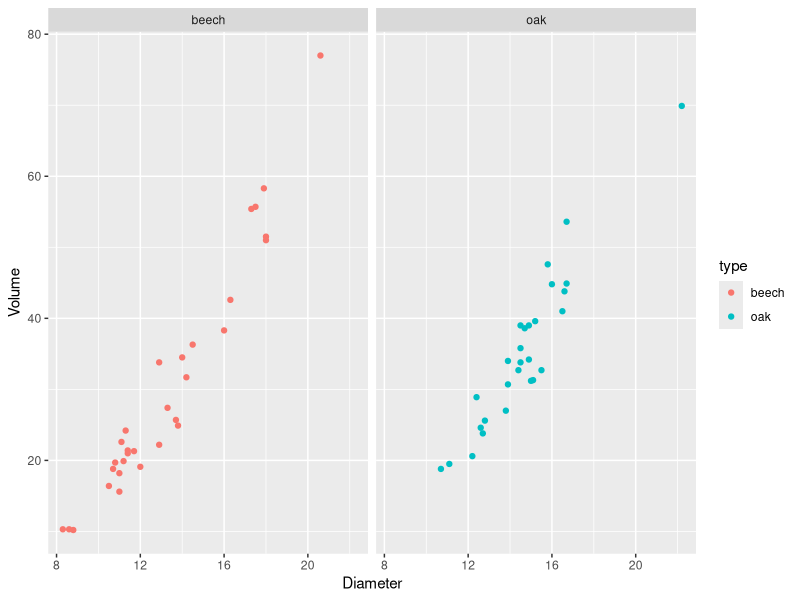
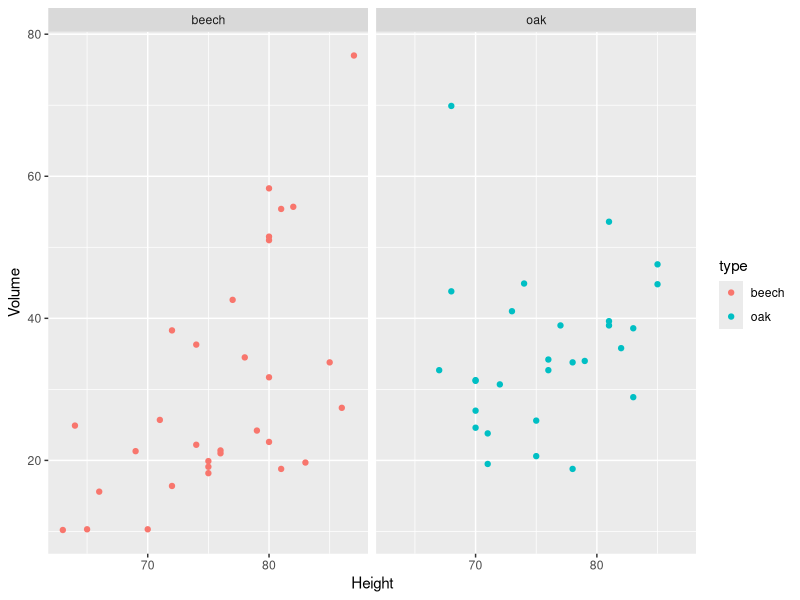
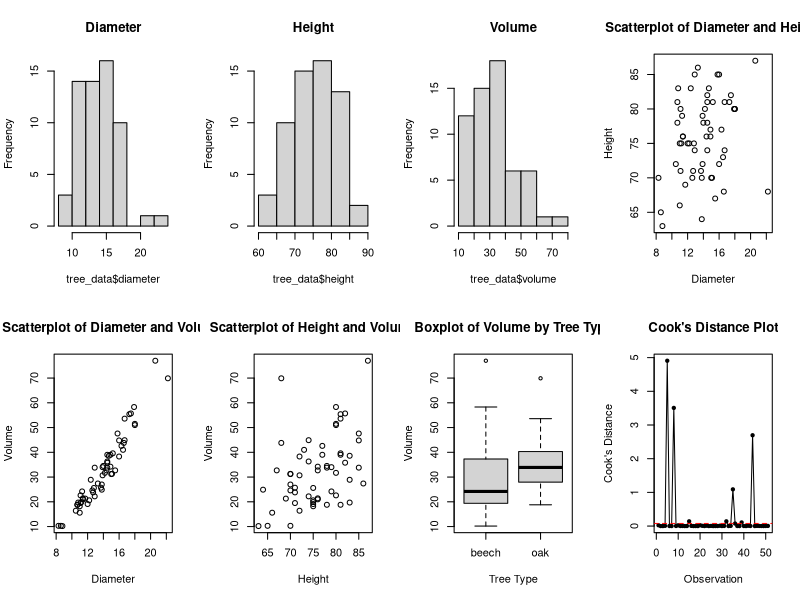
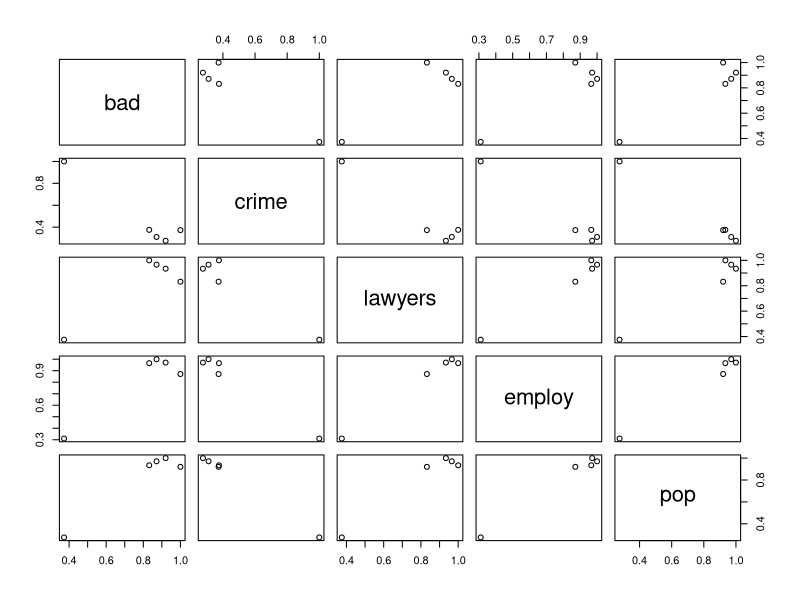
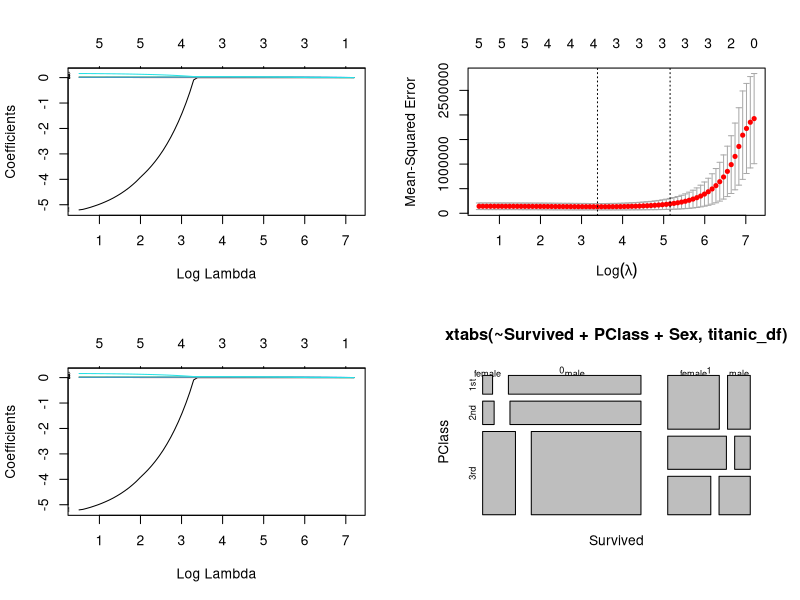
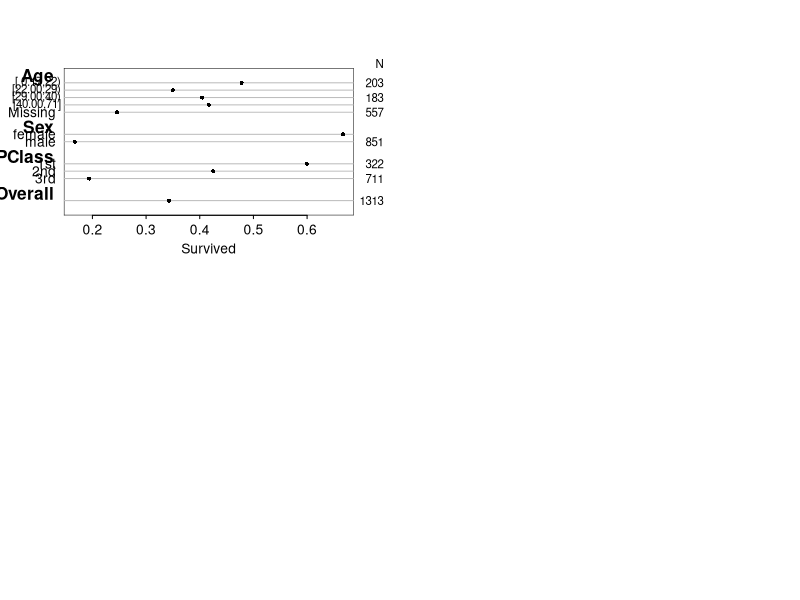

These figures' R source, in order: (Note: this script raises an error after producing the figures.)
## ---- chunk 1
options(digits=3)
options(repr.plot.width=4, repr.plot.height=4)
## ---- chunk 2
# Load the dataset
tree_data <- read.csv("treeVolume.txt", header = TRUE, sep = "")
tree_data$type = as.factor(tree_data$type)
# Perform anova test
model_aov <- aov(volume ~ type, data = tree_data)
summary(model_aov)
## ---- chunk 3
# Perform t-test
t_test <- t.test(volume ~ type, data = tree_data)
t_test
## ---- chunk 4
# Estimate the volumes for the two tree types
aggregate(tree_data$volume, by = list(tree_data$type), mean)
## ---- chunk 5
# Fit a linear model with diameter, height, and type as explanatory variables
model_lm <- lm(volume ~ type + diameter + height, data = tree_data)

# Fit the model with diameter and type
model <- lm(volume ~ height + diameter*type  , data = tree_data)
# Test the significance of the interaction term
anova(model)

# Fit the model with height and type
model2 <- lm(volume ~ diameter + height*type , data = tree_data)
# apply anova
anova(model2)
## ---- chunk 6
library(ggplot2)
ggplot(data = tree_data, aes(x = diameter, y = volume, color = type)) +
  geom_point() +
  labs(x = "Diameter", y = "Volume") +
  facet_wrap(~type)
ggplot(data = tree_data, aes(x = height, y = volume, color = type)) +
  
  geom_point() +
  labs(x = "Height", y = "Volume") +
  facet_wrap(~type)
## ---- chunk 7
# Fit a linear model with diameter, height, and type as explanatory variables
model_lm2 <- lm(volume ~ type + diameter + height, data = tree_data)
summary(model_lm2)
## ---- chunk 8
# Plot the distribution of each variable
par(mfrow = c(2, 4))
hist(tree_data$diameter, main = "Diameter")
hist(tree_data$height, main = "Height")
hist(tree_data$volume, main = "Volume")
plot(tree_data$diameter, tree_data$height, main =
       "Scatterplot of Diameter and Height", xlab =
       "Diameter", ylab =
       "Height")

# Plot the relationship between diameter and volume
plot(tree_data$diameter, tree_data$volume, main =
       "Scatterplot of Diameter and Volume", xlab =
       "Diameter", ylab = "Volume")

# Plot the relationship between height and volume
plot(tree_data$height, tree_data$volume, main =
       "Scatterplot of Height and Volume", xlab =
       "Height", ylab = "Volume")

# Boxplot of volume by tree type
boxplot(volume ~ type, data = tree_data, main =
          "Boxplot of Volume by Tree Type", xlab =
          "Tree Type", ylab = "Volume")
## ---- chunk 9
# Calculate the overall average diameter and height
avg_diameter <- mean(tree_data$diameter)
avg_height <- mean(tree_data$height)

# Predict the volume for a tree with the overall average diameter and height
predict(model_lm, newdata = data.frame(diameter = avg_diameter,
                                       height = avg_height, type =
                                         "beech"), interval =
          "confidence")
## ---- chunk 10

# fit a linear model with the transformed variables
transformed_model <- lm(log(volume) ~ log(tree_data$height) +
                          log(tree_data$diameter) + type,
                        data=tree_data)
# print the summary of the model to check the results
summary(transformed_model);

# fit a linear model with the transformed variables
model <- lm(volume ~ tree_data$height +
              tree_data$diameter
            +type,
            data=tree_data)
# print the summary of the model to check the results
summary(model);

## ---- chunk 11
data <- read.csv("expensescrime.txt", header = TRUE, sep = " ")
## ---- chunk 12


# Fit the linear model
model <- lm(expend ~ bad + crime + lawyers + employ + pop, data = data)

# Computing Cook's distance for every observation
influence <- influence.measures(model)
cooksd <- influence$infmat[, "cook.d"]

# Cook's distance plot
plot(cooksd, type = "o", pch = 20,
     xlab = "Observation", ylab = "Cook's Distance", 
     main = "Cook's Distance Plot")

# threshold of Cook's distance
abline(h = 4/length(model$residuals), col = "red", lty = 2)


## ---- chunk 13
library("reshape2")
library('ggplot2')
# calculate correlation matrix
cor_matrix <- cor(data[, c("bad", "crime", "lawyers", "employ", "pop")])

round(cor_matrix,2)
pairs(cor_matrix)

## ---- chunk 14
library(MASS)

# fit full model
full_model <- lm(expend ~ bad + crime + lawyers + employ + pop, data=data)

# step-up method to find best model
full_model.step <- stepAIC(full_model, direction="both")

summary(full_model.step)
## ---- chunk 15
# create new data frame with hypothetical values
new_data <- data.frame(bad=50, crime=5000, lawyers=5000, employ=5000, pop=5000)

# predict expend using selected model
pred <- predict(full_model.step, newdata=new_data, interval="prediction", level=0.95)


pred
## ---- chunk 16
set.seed(73) #sheldon prime !
par(mfrow = c(2, 2))
library(glmnet)
x <- as.matrix(data[, c("bad", "crime", "lawyers", "employ", "pop")])
y <- data$expend
train=sample(1:nrow(x),0.67*nrow(x)) # train by using 2/3 of the data
x.train=x[train,]; y.train=y[train] # data to train
x.test=x[-train,]; y.test=y[-train] # data to test the prediction quality


lasso.mod=glmnet(x.train,y.train,alpha=1)
cv.lasso=cv.glmnet(x.train,y.train,alpha=1,type.measure='mse')
plot(lasso.mod,label=T,xvar="lambda") #have a look at the lasso path
plot(cv.lasso) # the best lambda by cross-validation
plot(cv.lasso$glmnet.fit,xvar="lambda",label=T)
lambda.min=cv.lasso$lambda.min; lambda.1se=cv.lasso$lambda.1se
coef(lasso.mod,s=cv.lasso$lambda.min) #beta’s for the best lambda
y.pred=predict(lasso.mod,s=lambda.min,newx=x.test) #predict for test
mse.lasso=mean((y.test-y.pred)^2) #mse for the predicted test rows

## ---- chunk 17
titanic_df <- read.table("titanic.txt", header=TRUE)
titanic_df$PClass <- as.factor(titanic_df$PClass)
titanic_df$Sex <- as.factor(titanic_df$Sex)
s= xtabs(~Survived + PClass + Sex, titanic_df)
plot(xtabs(~Survived + PClass + Sex, titanic_df))
s
## ---- chunk 18
library('psych')
options(prType='html')
v <- c('PClass','Survived','Age','Sex')
titanic <- titanic_df[, v]
describe(titanic)
## ---- chunk 19
# # spar(ps=4,rt=3)spar
library('rms')
dd <- datadist(titanic_df)
# describe distributions of variables to rms
options(datadist='dd')
s <- summary(Survived ~ Age + Sex + PClass , data=titanic_df)
plot(s, main='', subtitles=FALSE)

## ---- chunk 20
model  <- glm(Survived ~ PClass + Age + Sex, data = titanic_df, family = binomial())
exp(coef(model))

summary(model)

## ---- chunk 21
f <- lrm(Survived ~ Sex + PClass + rcs(Age,6), data=titanic_df)
p <- Predict(f, Age, Sex, PClass, fun=plogis)
plot <- ggplot(p)
plot + ggtitle("The predicted survival probability ")

## ---- chunk 22
model4 <-glm(Survived ~ Age*PClass, data = titanic_df, family = binomial)
anova(model4, test="Chisq")
## ---- chunk 23
model5 <-glm(Survived ~ Age*Sex , data = titanic_df, family = binomial)
anova(model5, test="Chisq")
## ---- chunk 24
# Fit a logistic regression model
model3 <- glm(Survived ~ PClass + Sex + Age:Sex, data = titanic_df, family = "binomial")
summary(model3)
## ---- chunk 25
# Create a new dataset with all possible combinations of PClass, Sex, and Age
newdata <- expand.grid(PClass = c("1st", "2nd", "3rd"),
                       Sex = c("male", "female"),
                       Age = 55)
# Add a column with predicted survival probabilities
newdata$Survival_Probability <- predict(model3, newdata, type = "response")
head(newdata)
## ---- chunk 26
p<- ggplot(newdata, aes(x = PClass, y = Survival_Probability, fill = Sex)) +
  geom_bar(stat = "identity", position = "dodge") +
  theme_bw()
p + ggtitle("Probability of survival for age 55")
## ---- chunk 27
contclass=xtabs(~PClass+Survived, data=titanic_df)
contclass

chisq.test(contclass)
## ---- chunk 28
contsex=xtabs(~Sex+Survived, data=titanic_df)
contsex

chisq.test(contsex)
## ---- chunk 29
data=read.table(file= "coups.txt", header=TRUE)
pairs(data[,-1])
## ---- chunk 30
glmcoups=glm(miltcoup~oligarchy+pollib+parties+pctvote+popn+size+numelec+numregim, family=poisson, data=data)
summary(glmcoups)
## ---- chunk 31
glmcoups2=glm(miltcoup~oligarchy+pollib+parties+pctvote+popn+size+numregim, family=poisson, data=data)
#summary(glmcoups2) #numregime: 0.4264   

glmcoups2=glm(miltcoup~oligarchy+pollib+parties+pctvote+popn+size, family=poisson, data=data)
#summary(glmcoups2) #remove size: 0.42138    

glmcoups2=glm(miltcoup~oligarchy+pollib+parties+pctvote+popn, family=poisson, data=data)
#summary(glmcoups2) #remove popn: 0.2988

glmcoups2=glm(miltcoup~oligarchy+pollib+parties+pctvote, family=poisson, data=data)
#summary(glmcoups2) #remove pctvote: 0.1803

glmcoups2=glm(miltcoup~oligarchy+pollib+parties, family=poisson, data=data)
summary(glmcoups2)
## ---- chunk 32
avg1 =0.25138+0.09262*mean(data$oligarchy)-0.57410*0+0.02206*mean(data$parties)
avg2 =0.25138+0.09262*mean(data$oligarchy)-0.57410*1+0.02206*mean(data$parties)
avg3 =0.25138+0.09262*mean(data$oligarchy)-0.57410*2+0.02206*mean(data$parties)
avg =c(exp(avg1), exp(avg2), exp(avg3))
avg1; avg2; avg3; avg
